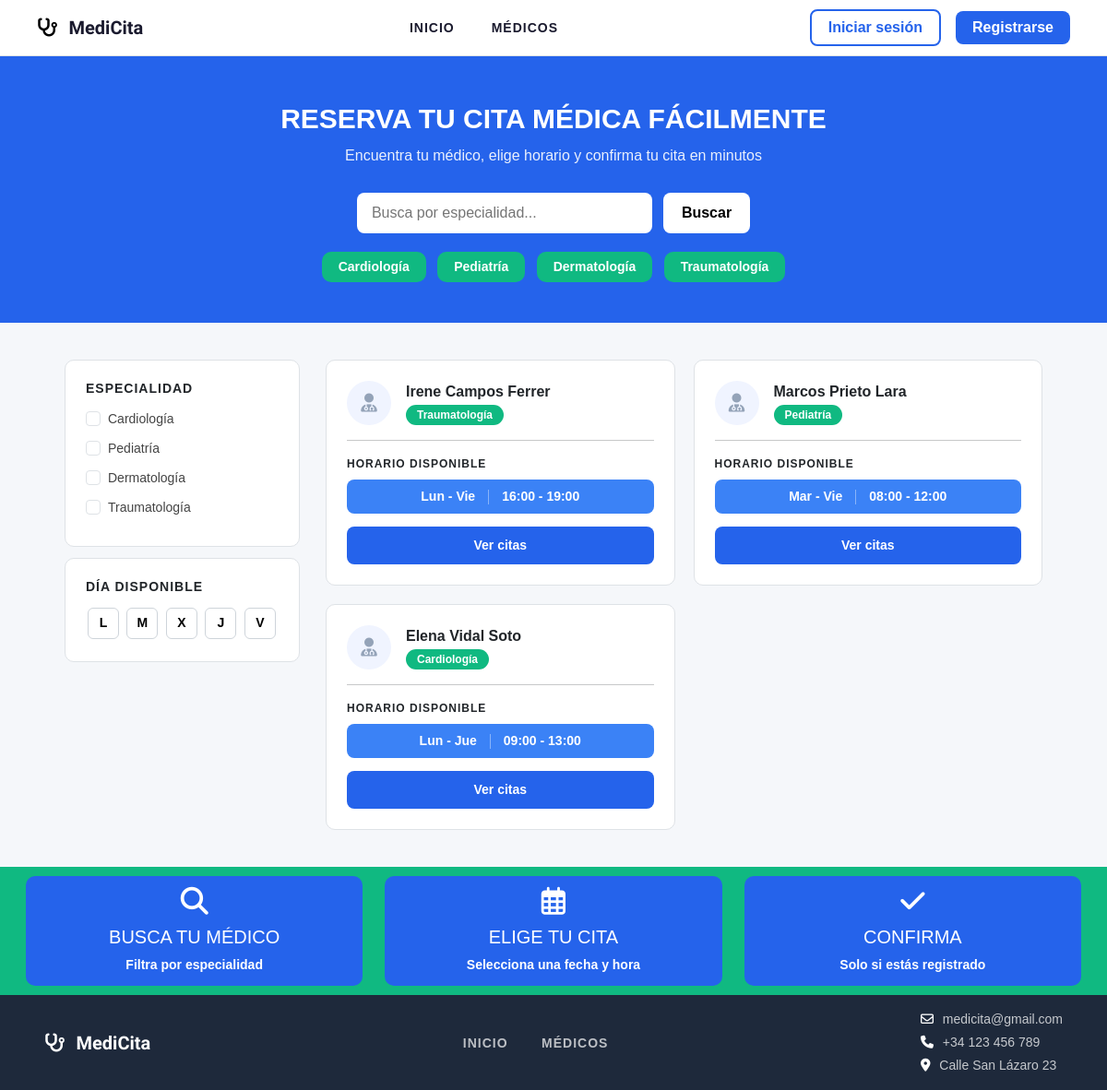
The page / on the database its author committed.
### tables this page shows
CREATE TABLE medicos (
    id           INT UNSIGNED NOT NULL AUTO_INCREMENT,
    nombre       VARCHAR(50)  NOT NULL,
    apellido     VARCHAR(50)  NOT NULL,
    telefono     VARCHAR(15)  NOT NULL,
    email        VARCHAR(100) NOT NULL,
    fecha_nac    DATE         NOT NULL,
    sexo         ENUM('M','F','O') NOT NULL,
    password     VARCHAR(255) NOT NULL,
    especialidad VARCHAR(100) DEFAULT NULL,
    horario      TEXT         DEFAULT NULL,
    created_at   TIMESTAMP    NOT NULL DEFAULT CURRENT_TIMESTAMP,
    PRIMARY KEY (id),
    UNIQUE KEY uq_medicos_telefono (telefono),
    UNIQUE KEY uq_medicos_email (email)
);

### classes/Controller.php (called while the page is built, shortened)
<?php
abstract class Controller
{
    protected function view($view, $data = [])
    {
        extract($data);
        require ROOT_PATH . "views/$view.php";
    }
}

### controllers/HomeController.php (called while the page is built, shortened)
<?php
class HomeController extends Controller
{
    private $medicoModel;
    private $citaModel;
    public function __construct($action, $request)
    {
        $this->medicoModel = new MedicoModel();
        $this->citaModel = new CitaModel();
    }
    public function index()
    {
        $medicos = $this->medicoModel->getAll();
        $totalCitas = count($this->citaModel->getDisponibles());
        $this->view('home/index', [
            'medicos' => $medicos,
            'totalCitas' => $totalCitas
        ]);
    }
}

### classes/Bootstrap.php (called while the page is built, shortened)
<?php
class Bootstrap
{
    private $action;
    private $params;
    public function __construct()
    {
        $url = $this->parseUrl();
        if(empty($url[1])){
            $this->action = 'index';
        } else {
            $this->action = $url[1];
        }
        $this->params = array_slice($url, 2);
    }
    public function run()
    {
        $controller = new $this->controller($this->action, $_GET);
        call_user_func_array([$controller, $this->action], $this->params);
    }
    private function parseUrl()
    {
        return ['home'];
    }
}

### index.php (called while the page is built, shortened)
<?php
require('classes/Bootstrap.php');
require('classes/Controller.php');
require('classes/Model.php');
require('controllers/HomeController.php');
require('models/MedicoModel.php');
$app = new Bootstrap();
$app->run();

### classes/Model.php (called while the page is built, shortened)
<?php
abstract class Model
{
    private static $connection = null;
    protected $dbh;
    protected $stmt;
    public function __construct()
    {
        if (self::$connection === null) {
            self::$connection = new PDO(
                "mysql:host=" . DB_HOST . ";port=" . DB_PORT . ";dbname=" . DB_NAME . ";charset=utf8mb4",
                DB_USER,
                DB_PASS,
                [PDO::ATTR_ERRMODE => PDO::ERRMODE_EXCEPTION]
            );
        }
        $this->dbh = self::$connection;
    }
    public function query($query)
    {
        $this->stmt = $this->dbh->prepare($query);
    }
    public function execute()
    {
        $this->stmt->execute();
    }
    public function resultSet()
    {
        $this->execute();
        return $this->stmt->fetchAll(PDO::FETCH_OBJ);
    }
}

### models/MedicoModel.php (called while the page is built, shortened)
<?php
class MedicoModel extends Model
{
    public function getAll()
    {
        $this->query("SELECT id, nombre, apellido, especialidad, horario
             FROM medicos
             ORDER BY apellido");
        return $this->resultSet();
    }
}

### views/home/index.php (the view, shortened to what this page needs)
<!DOCTYPE html>
<html lang="es">
<head>
    <link href="https://cdn.jsdelivr.net/npm/bootstrap@5.3.0/dist/css/bootstrap.min.css" rel="stylesheet">
    <link href="https://cdnjs.cloudflare.com/ajax/libs/font-awesome/6.5.0/css/all.min.css" rel="stylesheet">
    <link href="<?= BASE_URL ?>assets/css/app.css" rel="stylesheet">
</head>
<body>
    <nav class="navbar navbar-expand-lg">
        <a class="navbar-brand" href="<?= BASE_URL ?>">
            <i class="fa-solid fa-stethoscope"></i>
            <p>MediCita</p>
        </a>
        <div class="collapse navbar-collapse justify-content-center">
            <ul class="navbar-nav gap-4">
                <li class="nav-item"><a class="nav-link" href="<?= BASE_URL ?>">INICIO</a></li>
                <li class="nav-item"><a class="nav-link" href="<?= BASE_URL ?>home/medicos">MÉDICOS</a></li>
            </ul>
        </div>
        <div class="d-flex align-items-center gap-3">
            <?php if (isset($_SESSION['user_id'])): ?>
                <span style="font-size:14px;font-weight:bold;color:#1a1a2e;">
                    <?= htmlspecialchars($_SESSION['user_name'] ?? '') ?>
                </span>
                <a href="<?= BASE_URL ?><?= $_SESSION['user_role'] ?>/dashboard" class="btn btn-entrar">Mi panel</a>
                <form method="POST" action="<?= BASE_URL ?>auth/logout" class="form-en-linea">
                    <?= Csrf::field() ?>
                    <button type="submit" class="btn btn-registrarse">Cerrar sesión</button>
                </form>
            <?php else: ?>
                <a href="<?= BASE_URL ?>auth/login" class="btn btn-entrar">Iniciar sesión</a>
                <a href="<?= BASE_URL ?>auth/register" class="btn btn-registrarse">Registrarse</a>
            <?php endif; ?>
        </div>
    </nav>
    <section class="seccion-hero">
        <h1>RESERVA TU CITA MÉDICA FÁCILMENTE</h1>
        <p>Encuentra tu médico, elige horario y confirma tu cita en minutos</p>
        <form class="caja-busqueda d-flex justify-content-center" method="GET" action="<?= BASE_URL ?>home/medicos">
            <input type="text" name="especialidad" placeholder="Busca por especialidad...">
            <button type="submit">Buscar</button>
        </form>
        <div class="mt-3">
            <a href="<?= BASE_URL ?>home/medicos?especialidad=Cardiología" class="tag-especialidad">Cardiología</a>
            <a href="<?= BASE_URL ?>home/medicos?especialidad=Pediatría" class="tag-especialidad">Pediatría</a>
            <a href="<?= BASE_URL ?>home/medicos?especialidad=Dermatología" class="tag-especialidad">Dermatología</a>
            <a href="<?= BASE_URL ?>home/medicos?especialidad=Traumatología" class="tag-especialidad">Traumatología</a>
        </div>
    </section>
    <div class="contenido-principal">
        <div class="columna-filtros">
            <aside class="filtros">
                <h6>ESPECIALIDAD</h6>
                <form method="GET" action="<?= BASE_URL ?>home/medicos">
                    <?php foreach (['Cardiología', 'Pediatría', 'Dermatología', 'Traumatología'] as $esp): ?>
                        <div class="form-check mb-2">
                            <input class="form-check-input" type="checkbox"
                                name="especialidad" value="<?= $esp ?>"
                                onchange="this.form.submit()">
                            <label class="form-check-label"><?= $esp ?></label>
                        </div>
                    <?php endforeach; ?>
                </form>
            </aside>
            <aside class="filtros">
                <h6>DÍA DISPONIBLE</h6>
                <div>
                    <?php foreach (['L', 'M', 'X', 'J', 'V'] as $dia): ?>
                        <button type="button" class="btn-dia"
                            onclick="this.classList.toggle('active')"><?= $dia ?></button>
                    <?php endforeach; ?>
                </div>
            </aside>
        </div>
        <div class="rejilla-medicos">
            <?php if (!empty($medicos)): ?>
                <?php foreach ($medicos as $medico): ?>
                    <div class="tarjeta-medico">
                        <div class="d-flex align-items-center gap-3 mb-2">
                            <div class="foto-medico">
                                <i class="fa-solid fa-user-doctor"></i>
                            </div>
                            <div>
                                <div class="nombre-medico">
                                    <?= htmlspecialchars($medico->nombre . ' ' . $medico->apellido) ?>
                                </div>
                                <?php if (!empty($medico->especialidad)): ?>
                                    <span class="etiqueta-especialidad"><?= htmlspecialchars($medico->especialidad) ?></span>
                                <?php endif; ?>
                            </div>
                        </div>
                        <hr>
                        <?php if (!empty($medico->horario)): ?>
                            <p class="texto-horario">HORARIO DISPONIBLE</p>
                            <div class="horario-disponible">
                                <?php
                                $partes = explode('|', $medico->horario);
                                $dias   = trim($partes[0] ?? $medico->horario);
                                $horas  = trim($partes[1] ?? '');
                                ?>
                                <span><?= htmlspecialchars($dias) ?></span>
                                <?php if ($horas): ?>
                                    <span><?= htmlspecialchars($horas) ?></span>
                                <?php endif; ?>
                            </div>
                        <?php endif; ?>
                        <a href="<?= BASE_URL ?>home/medicos" class="btn-ver-perfil">Ver citas</a>
                    </div>
                <?php endforeach; ?>
            <?php else: ?>
                <p class="text-muted mt-2">No se encontraron médicos.</p>
            <?php endif; ?>
        </div>
    </div>
    <section class="seccion-info">
        <div class="grid-info">
            <div class="item-info">
                <i class="fa-solid fa-magnifying-glass"></i>
                <h5>BUSCA TU MÉDICO</h5>
                <p>Filtra por especialidad</p>
            </div>
            <div class="item-info">
                <i class="fa-regular fa-calendar-days"></i>
                <h5>ELIGE TU CITA</h5>
                <p>Selecciona una fecha y hora</p>
            </div>
            <div class="item-info">
                <i class="fa-solid fa-check"></i>
                <h5>CONFIRMA</h5>
                <p>Solo si estás registrado</p>
            </div>
        </div>
    </section>
    <footer>
        <a href="<?= BASE_URL ?>" class="footer-logo">
            <i class="fa-solid fa-stethoscope"></i>
            <p>MediCita</p>
        </a>
        <div class="footer-links">
            <a href="<?= BASE_URL ?>">INICIO</a>
            <a href="<?= BASE_URL ?>home/medicos">MÉDICOS</a>
        </div>
        <div class="footer-contacto">
            <p><i class="fa-regular fa-envelope"></i> medicita@gmail.com</p>
            <p><i class="fa-solid fa-phone"></i> +34 123 456 789</p>
            <p><i class="fa-solid fa-location-dot"></i> Calle San Lázaro 23</p>
        </div>
    </footer>
</body>
</html>

### assets/css/app.css (style rules this page uses)
body { font-family: Arial, sans-serif; background-color: #f5f7fa; }
.navbar { background: #fff; border-bottom: 1px solid #dee2e6; padding: 10px 40px; }
.navbar-brand { font-weight: 800; font-size: 20px; color: #1a1a2e !important; display: flex; align-items: center; gap: 12px; }
.navbar-brand i { color: #000000; }
.navbar-brand p { margin: auto; font-family: 'Jura', sans-serif; }
.nav-link { font-weight: bold; color: #1a1a2e !important; font-size: 14px; letter-spacing: 1px; }
.btn-entrar { border: 2px solid #2563eb; color: #2563eb; font-weight: bold; background: transparent; border-radius: 8px; padding: 6px 18px; }
.btn-registrarse { background: #2563eb; border-radius: 8px; color: #fff; font-weight: bold; padding: 6px 18px; border: none; }
footer { background: #1e293b; padding: 12px 48px; display: flex; align-items: center; justify-content: space-between; }
.footer-logo { font-weight: 800; font-size: 20px; color: #fff; text-decoration: none; gap: 12px; display: flex; align-items: center; }
.footer-logo i { color: #fff; }
.footer-logo p { margin: auto; font-family: 'Jura', sans-serif; }
.footer-links a { color: rgba(255, 255, 255, 0.7); text-decoration: none; font-weight: bold; font-size: 14px; margin: 0 16px; letter-spacing: 1px; }
.footer-contacto p { color: rgba(255, 255, 255, 0.75); font-size: 14px; margin: 4px 0; }
.footer-contacto i { color: #fff; margin-right: 6px; }
.seccion-hero { background: #2563eb; padding: 50px 20px 40px; text-align: center; }
.seccion-hero h1 { color: #fff; font-weight: 900; font-size: 30px; margin-bottom: 10px; }
.seccion-hero p { color: rgba(255, 255, 255, 0.9); font-size: 16px; margin-bottom: 28px; }
.caja-busqueda { gap: 12px; }
.caja-busqueda input { width: 320px; border-radius: 8px; border: none; padding: 10px 16px; font-size: 16px; outline: none; }
.caja-busqueda button { border-radius: 8px; background: #fff; border: none; padding: 10px 20px; font-weight: 700; font-size: 16px; cursor: pointer; }
.tag-especialidad { background: #10b981; color: #fff; border: none; border-radius: 10px; padding: 6px 18px; font-weight: 700; font-size: 14px; margin: 4px; text-decoration: none; display: inline-block; }
.contenido-principal { max-width: 1100px; margin: 40px auto; padding: 0 20px; display: flex; gap: 28px; align-items: flex-start; }
.columna-filtros { display: flex; flex-direction: column; gap: 12px; }
.filtros { background: #fff; border: 1px solid #dee2e6; border-radius: 10px; padding: 22px; width: 255px; flex-shrink: 0; }
.filtros h6 { font-weight: 800; font-size: 14px; letter-spacing: 1px; margin-bottom: 12px; }
.filtros .form-check-label { font-size: 14px; color: #444; }
.btn-dia { width: 34px; height: 34px; border: 1px solid #ced4da; border-radius: 6px; background: #fff; font-weight: 700; font-size: 14px; cursor: pointer; margin: 2px; }
.rejilla-medicos { flex: 1; display: grid; grid-template-columns: repeat(auto-fill, minmax(270px, 1fr)); gap: 20px; }
.tarjeta-medico { background: #fff; border: 1px solid #dee2e6; border-radius: 10px; padding: 22px; }
.tarjeta-medico .foto-medico { width: 48px; height: 48px; background: #f0f4ff; border-radius: 50%; display: flex; align-items: center; justify-content: center; color: #94a3b8; font-size: 20px; }
.tarjeta-medico .nombre-medico { font-weight: 800; font-size: 16px; }
.etiqueta-especialidad { background: #10b981; color: #fff; border-radius: 999px; padding: 4px 12px; font-size: 12px; font-weight: bold; }
.texto-horario { font-weight: 600; font-size: 12px; letter-spacing: 1px; margin-bottom: 8px; }
.horario-disponible { background: #3b82f6; border-radius: 8px; display: flex; align-items: center; overflow: hidden; justify-content: center; margin-bottom: 14px; }
.horario-disponible span { color: #fff; font-weight: bold; font-size: 14px; padding: 8px 14px; }
.btn-ver-perfil { display: block; width: 100%; background: #2563eb; color: #fff; border: none; border-radius: 8px; padding: 10px; font-weight: bold; font-size: 14px; text-align: center; text-decoration: none; }
.seccion-info { background: #10b981; padding: 10px 28px; }
.grid-info { display: flex; max-width: 1280px; margin: 0 auto; gap: 24px; }
.item-info { background: #2563eb; flex: 1; padding: 12px 60px; text-align: center; color: #fff; border-radius: 10px; }
.item-info i { font-size: 30px; margin-bottom: 12px; }
.item-info h5 { font-size: 20px; }
.item-info p { font-size: 14px; font-weight: bold; margin: 0; }

### rows shown on the page
medicos: nombre+apellido "Irene Campos Ferrer", especialidad "Traumatología", horario "Lun - Vie", horario "16:00 - 19:00"
medicos: nombre+apellido "Marcos Prieto Lara", especialidad "Pediatría", horario "Mar - Vie", horario "08:00 - 12:00"
medicos: nombre+apellido "Elena Vidal Soto", especialidad "Cardiología", horario "Lun - Jue", horario "09:00 - 13:00"

### other values the page prints
$esp "Cardiología"
$esp "Pediatría"
$esp "Dermatología"
$esp "Traumatología"
$dia "L"
$dia "M"
$dia "X"
$dia "J"
$dia "V"
